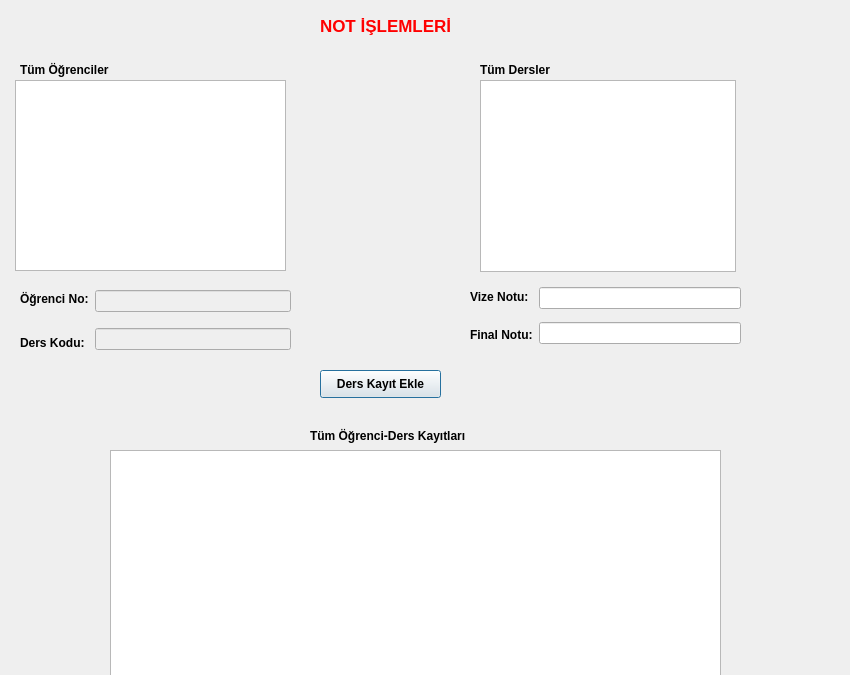
<?xml version="1.0" encoding="UTF-8"?>
<ui version="4.0">
 <class>Not_islemleri</class>
 <widget class="QDialog" name="Not_islemleri">
  <property name="geometry">
   <rect>
    <x>0</x>
    <y>0</y>
    <width>850</width>
    <height>675</height>
   </rect>
  </property>
  <property name="windowTitle">
   <string>Dialog</string>
  </property>
  <widget class="QLabel" name="label">
   <property name="geometry">
    <rect>
     <x>320</x>
     <y>10</y>
     <width>191</width>
     <height>31</height>
    </rect>
   </property>
   <property name="palette">
    <palette>
     <active>
      <colorrole role="WindowText">
       <brush brushstyle="SolidPattern">
        <color alpha="255">
         <red>255</red>
         <green>0</green>
         <blue>0</blue>
        </color>
       </brush>
      </colorrole>
     </active>
     <inactive>
      <colorrole role="WindowText">
       <brush brushstyle="SolidPattern">
        <color alpha="255">
         <red>255</red>
         <green>0</green>
         <blue>0</blue>
        </color>
       </brush>
      </colorrole>
     </inactive>
     <disabled>
      <colorrole role="WindowText">
       <brush brushstyle="SolidPattern">
        <color alpha="255">
         <red>120</red>
         <green>120</green>
         <blue>120</blue>
        </color>
       </brush>
      </colorrole>
     </disabled>
    </palette>
   </property>
   <property name="font">
    <font>
     <pointsize>13</pointsize>
     <weight>75</weight>
     <bold>true</bold>
    </font>
   </property>
   <property name="text">
    <string>NOT İŞLEMLERİ</string>
   </property>
  </widget>
  <widget class="QTableView" name="tbvTumOgr">
   <property name="geometry">
    <rect>
     <x>15</x>
     <y>80</y>
     <width>271</width>
     <height>191</height>
    </rect>
   </property>
  </widget>
  <widget class="QTableView" name="tbvTumDers">
   <property name="geometry">
    <rect>
     <x>480</x>
     <y>80</y>
     <width>256</width>
     <height>192</height>
    </rect>
   </property>
  </widget>
  <widget class="QTableView" name="tbvTumOgrDers">
   <property name="geometry">
    <rect>
     <x>110</x>
     <y>450</y>
     <width>611</width>
     <height>231</height>
    </rect>
   </property>
  </widget>
  <widget class="QLabel" name="label_3">
   <property name="geometry">
    <rect>
     <x>20</x>
     <y>60</y>
     <width>121</width>
     <height>20</height>
    </rect>
   </property>
   <property name="font">
    <font>
     <pointsize>9</pointsize>
     <weight>75</weight>
     <bold>true</bold>
    </font>
   </property>
   <property name="text">
    <string>Tüm Öğrenciler</string>
   </property>
  </widget>
  <widget class="QLabel" name="label_4">
   <property name="geometry">
    <rect>
     <x>480</x>
     <y>60</y>
     <width>121</width>
     <height>20</height>
    </rect>
   </property>
   <property name="font">
    <font>
     <pointsize>9</pointsize>
     <weight>75</weight>
     <bold>true</bold>
    </font>
   </property>
   <property name="text">
    <string>Tüm Dersler</string>
   </property>
  </widget>
  <widget class="QLabel" name="label_5">
   <property name="geometry">
    <rect>
     <x>310</x>
     <y>420</y>
     <width>211</width>
     <height>31</height>
    </rect>
   </property>
   <property name="font">
    <font>
     <pointsize>9</pointsize>
     <weight>75</weight>
     <bold>true</bold>
    </font>
   </property>
   <property name="text">
    <string>Tüm Öğrenci-Ders Kayıtları</string>
   </property>
  </widget>
  <widget class="QPushButton" name="btn_DersKE">
   <property name="geometry">
    <rect>
     <x>320</x>
     <y>370</y>
     <width>121</width>
     <height>28</height>
    </rect>
   </property>
   <property name="font">
    <font>
     <pointsize>9</pointsize>
     <weight>75</weight>
     <bold>true</bold>
    </font>
   </property>
   <property name="text">
    <string>Ders Kayıt Ekle</string>
   </property>
  </widget>
  <widget class="QWidget" name="layoutWidget">
   <property name="geometry">
    <rect>
     <x>470</x>
     <y>280</y>
     <width>271</width>
     <height>71</height>
    </rect>
   </property>
   <layout class="QHBoxLayout" name="horizontalLayout">
    <item>
     <layout class="QVBoxLayout" name="verticalLayout_2">
      <item>
       <widget class="QLabel" name="label_8">
        <property name="font">
         <font>
          <pointsize>9</pointsize>
          <weight>75</weight>
          <bold>true</bold>
         </font>
        </property>
        <property name="text">
         <string>Vize Notu:</string>
        </property>
       </widget>
      </item>
      <item>
       <widget class="QLabel" name="label_9">
        <property name="font">
         <font>
          <pointsize>9</pointsize>
          <weight>75</weight>
          <bold>true</bold>
         </font>
        </property>
        <property name="text">
         <string>Final Notu:</string>
        </property>
       </widget>
      </item>
     </layout>
    </item>
    <item>
     <layout class="QVBoxLayout" name="verticalLayout_3">
      <item>
       <widget class="QLineEdit" name="lnedt_VizeNotu"/>
      </item>
      <item>
       <widget class="QLineEdit" name="lnedt_FinalNotu"/>
      </item>
     </layout>
    </item>
   </layout>
  </widget>
  <widget class="QWidget" name="layoutWidget">
   <property name="geometry">
    <rect>
     <x>20</x>
     <y>280</y>
     <width>271</width>
     <height>81</height>
    </rect>
   </property>
   <layout class="QHBoxLayout" name="horizontalLayout_2">
    <item>
     <layout class="QVBoxLayout" name="verticalLayout">
      <item>
       <widget class="QLabel" name="label_6">
        <property name="font">
         <font>
          <pointsize>9</pointsize>
          <weight>75</weight>
          <bold>true</bold>
         </font>
        </property>
        <property name="text">
         <string>Öğrenci No:</string>
        </property>
       </widget>
      </item>
      <item>
       <widget class="QLabel" name="label_7">
        <property name="font">
         <font>
          <pointsize>9</pointsize>
          <weight>75</weight>
          <bold>true</bold>
         </font>
        </property>
        <property name="text">
         <string>Ders Kodu:</string>
        </property>
       </widget>
      </item>
     </layout>
    </item>
    <item>
     <layout class="QVBoxLayout" name="verticalLayout_4">
      <item>
       <widget class="QLineEdit" name="lnedt_ogrNo">
        <property name="enabled">
         <bool>false</bool>
        </property>
       </widget>
      </item>
      <item>
       <widget class="QLineEdit" name="lnedt_DersKodu">
        <property name="enabled">
         <bool>false</bool>
        </property>
       </widget>
      </item>
     </layout>
    </item>
   </layout>
  </widget>
 </widget>
 <resources/>
 <connections/>
</ui>
